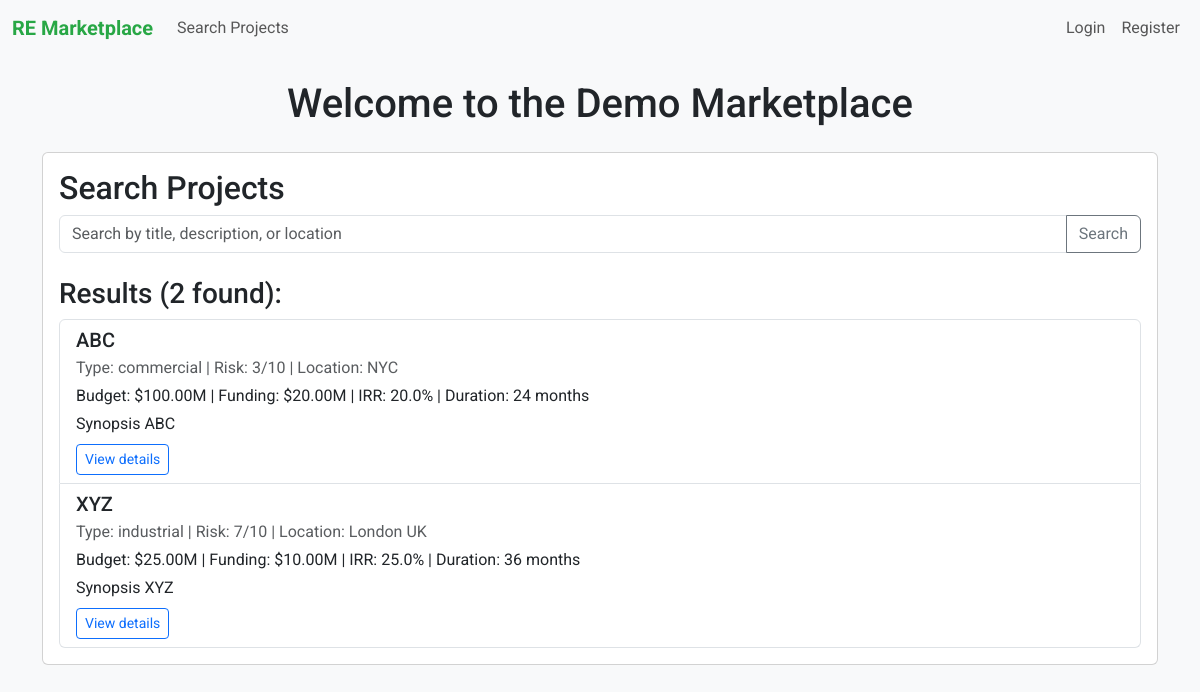
Before: /search with the older database file.
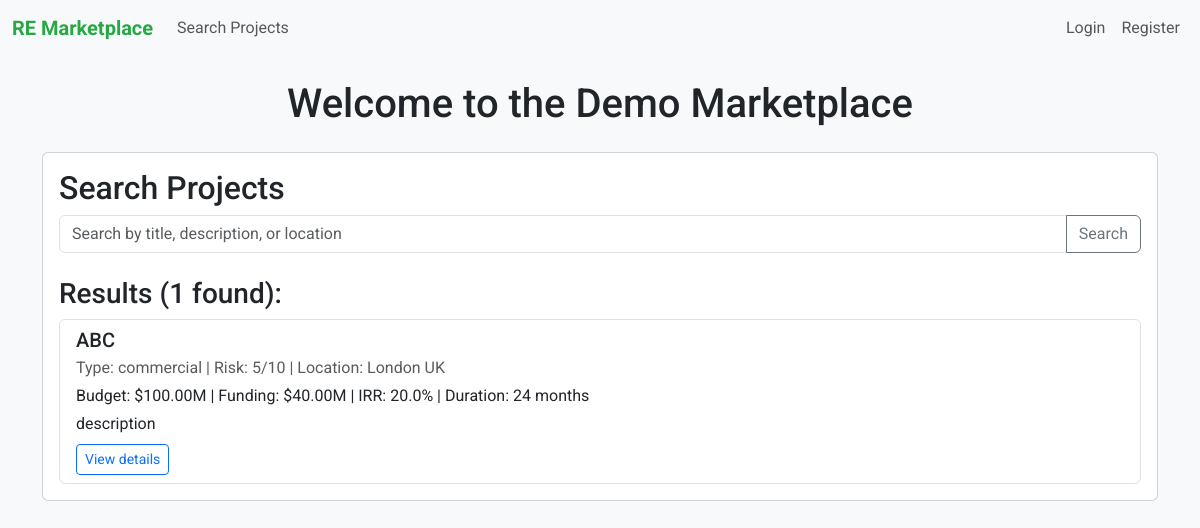
After: the same page with the newer database file.
### models.py (models this page shows, shortened)
class Project(db.Model):
    id = db.Column(db.Integer, primary_key=True)
    title = db.Column(db.String(200), nullable=False)
    description = db.Column(db.Text, nullable=False)
    project_type = db.Column(db.String(50), default='commercial')  # e.g., 'residential', 'commercial'
    budget = db.Column(db.Float, nullable=False)
    funding = db.Column(db.Float, nullable=False)
    duration = db.Column(db.Integer, nullable=True)
    irr = db.Column(db.Float, nullable=False)
    location = db.Column(db.String(100), nullable=False)
    risk_level = db.Column(db.Integer, default=5)  # 1-10 scale
    secured = db.Column(db.String(50), default='mezz')
    attachment_path = db.Column(db.String(300))
    timeline = db.Column(db.String(200), nullable=True)
    exit_strategy = db.Column(db.String(200), nullable=True)
    developer_tr = db.Column(db.String(200), nullable=True)
    website = db.Column(db.String(200), nullable=True)
    preapproved_facility = db.Column(db.String(100), nullable=True)
    brand_partnership = db.Column(db.String(100), nullable=True)
    MOIC_EM = db.Column(db.Float, nullable=True)
    sponsor_equity = db.Column(db.Float, nullable=False)
    user_id = db.Column(db.Integer, db.ForeignKey('user.id'), nullable=False)  # New: Links to user

### app.py (the view)
@app.route('/search', methods=['GET', 'POST'])
def search():
    query = request.form.get('query', '') if request.method == 'POST' else ''
    projects = Project.query.all() if not query else Project.query.filter(
        Project.title.contains(query) | Project.description.contains(query) | Project.location.contains(query)
    ).all()
    return render_template('search.html', projects=projects, query=query)

### templates/search.html (shortened to what this page needs)
{% extends "base.html" %}
{% block content %}
<div class="card">
  <div class="card-body">
    <h2 class="card-title">Search Projects</h2>
    <form method="POST" class="mb-4">
      <div class="input-group">
        <input type="text" name="query" class="form-control"
               placeholder="Search by title, description, or location"
               value="{{ query }}">
        <button type="submit" class="btn btn-outline-secondary">Search</button>
      </div>
    </form>
    <h3>Results ({{ projects|length }} found):</h3>
    {% if projects %}
      <div class="list-group">
        {% for project in projects %}
            <div class="list-group-item position-relative">
              <h5 class="mb-1">{{ project.title }}</h5>
              <p class="mb-1 text-muted">
                Type: {{ project.project_type }} |
                Risk: {{ project.risk_level }}/10 |
                Location: {{ project.location }}
              </p>
              <p class="mb-1">
                Budget: ${{ "%.2f"|format(project.budget) }}M |
                Funding: ${{ "%.2f"|format(project.funding) }}M |
                IRR: {{ "%.1f"|format(project.irr) }}% |
                Duration: {{ project.duration if project.duration is not none else "—" }} months
              </p>
              <p class="mb-2">
                {{ project.description[:180] }}{% if project.description|length > 180 %}…{% endif %}
              </p>
              <div class="d-flex gap-2">
                <a href="{{ url_for('project_detail', project_id=project.id) }}"
                   class="btn btn-sm btn-outline-primary">View details</a>
              </div>
            </div>
        {% endfor %}
      </div>
    {% else %}
      <p class="text-muted">No projects found. <a href="{{ url_for('upload') }}">Upload one?</a></p>
    {% endif %}
  </div>
</div>
{% endblock %}

### templates/base.html (shortened to what this page needs)
<!DOCTYPE html>
<html lang="en">
<head>
    <link href="https://cdn.jsdelivr.net/npm/bootstrap@5.3.3/dist/css/bootstrap.min.css" rel="stylesheet">
</head>
<body>
    <nav class="navbar navbar-expand-lg navbar-light bg-light">
        <div class="container-fluid">
            <a class="navbar-brand" href="{{ url_for('index') }}">RE Marketplace</a>
            <div class="collapse navbar-collapse" id="navbarNav">
                <ul class="navbar-nav me-auto">
                    <li class="nav-item"><a class="nav-link" href="{{ url_for('search') }}">Search Projects</a></li>
                </ul>
                <ul class="navbar-nav">
                    {% if current_user.is_authenticated %}
                        <li class="nav-item"><span class="nav-link">Welcome, {{ current_user.email }}!</span></li>
                        <li class="nav-item"><a class="nav-link" href="{{ url_for('logout') }}">Logout</a></li>
                    {% else %}
                        <li class="nav-item"><a class="nav-link" href="{{ url_for('login') }}">Login</a></li>
                        <li class="nav-item"><a class="nav-link" href="{{ url_for('register') }}">Register</a></li>
                    {% endif %}
                </ul>
            </div>
        </div>
    </nav>
    <div class="container mt-4">
        <h1 class="text-center mb-4">Welcome to the Demo Marketplace</h1>
        {% block content %}{% endblock %}
    </div>
</body>
</html>

### templates/base.html (style rules this page uses)
body { font-family: 'Roboto', sans-serif; background-color: #f8f9fa; }
.navbar-brand { font-weight: 700; color: #28a745 !important; }

Changed rows visible on the page:
removed Project: title "XYZ", project_type "industrial", risk_level "7", location "London UK", budget "25.00", funding "10.00", irr "25.0", duration "36", description "Synopsis XYZ"
changed Project "ABC": risk_level "3" → "5"; location "NYC" → "London UK"; funding "20.00" → "40.00"; description "Synopsis ABC" → "description"
Other visible differences:
{{ projects|length }}: "2" → "1"
